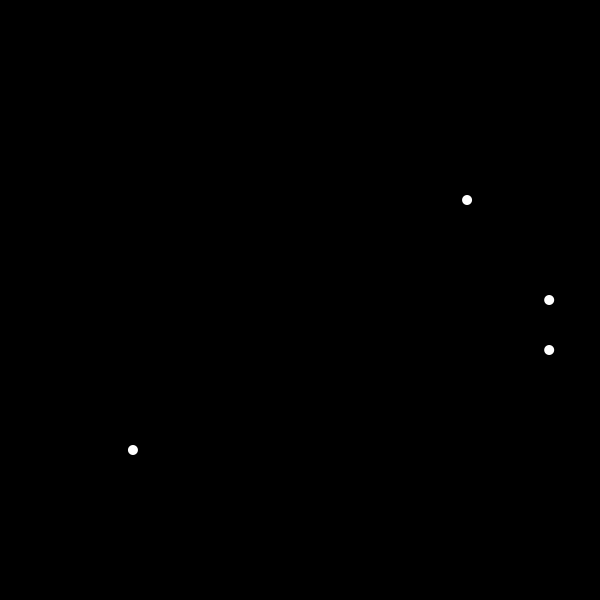
Frame 1 (no input)
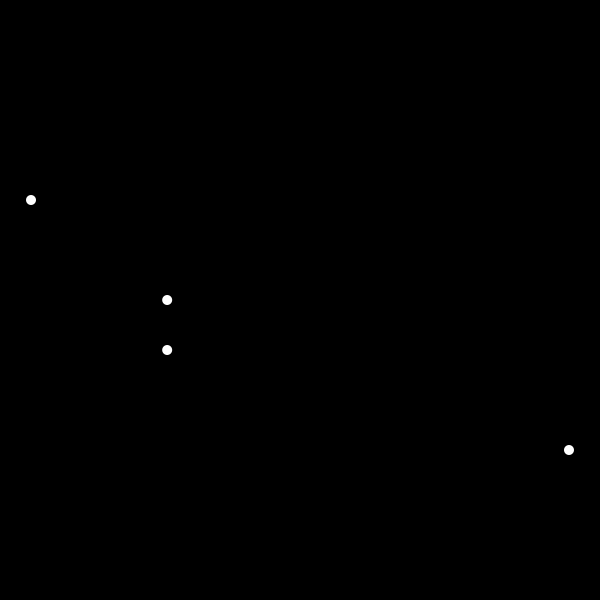
Frame 60 (the mouse pressed at the canvas centre just before this capture)
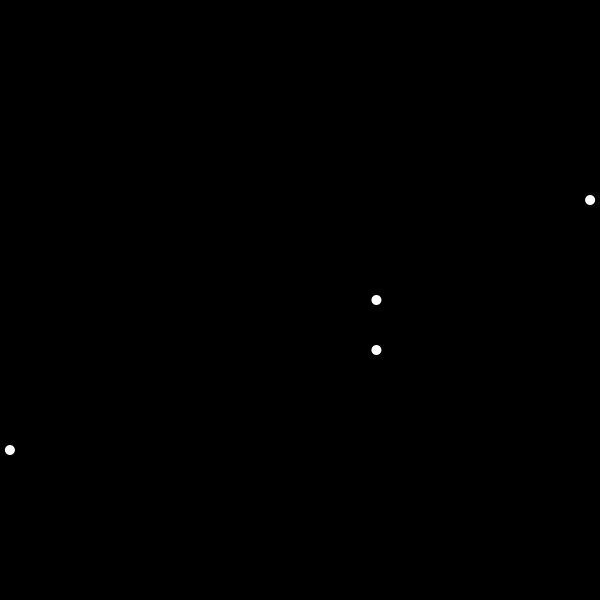
Frame 120 (the mouse held since frame 60 and released just before this capture)

The Processing sketch that drew these frames (run headless with seeded random() and noise(); from frame 60 on, the mouse is pressed at the canvas centre):

// Processing sketch: fonctions_sin_cos
// ── fonctions_sin_cos.pde
// renaud.jean-francois(arobas)uqam(point)ca
// Syntaxe Processing version 3.3.6
// lundi, 25 septembre 2017


void setup() {
  size(600, 600);
  background(0);
  fill(255);
  noStroke();
}

void draw() {
  background(0);
  translate(width/2, height/2);

  float horloge = millis();

  float tx = fonctionSin(horloge, 0.5, 0, 300);
  ellipse(tx, -100, 10, 10);

  tx = fonctionSin(horloge, 0.5, HALF_PI, 300);
  ellipse(tx, 0, 10, 10);

  tx = fonctionCos(horloge, 0.5, 0, 300);
  ellipse(tx, 50, 10, 10);

  tx = fonctionSin(horloge, 0.5, PI, 300);
  ellipse(tx, 150, 10, 10);
}

// Fonctions proposées pour gérer les mouvements cycliques

float fonctionSin(float temps, float freq, float phase, float amp) {
  float onde = sin((temps/((1000.0/TWO_PI)/freq))+phase);
  onde *= amp;
  return onde;
}

float fonctionCos(float temps, float freq, float phase, float amp) {
  float onde = cos((temps/((1000.0/TWO_PI)/freq))+phase);
  onde *= amp;
  return onde;
}
